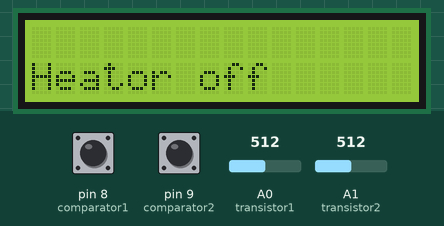
Simulated run of this sketch. Board: Arduino Uno, built with avr-gcc and run on an emulated ATmega328P. Parts: 16×2 character LCD. Inputs (shaded band) come from the test bench; at power-on: pin 9 (comparator2) HIGH, pin 8 (comparator1) HIGH, A0 (transistor1) = 512, A1 (transistor2) = 512. EEPROM starts erased; what the sketch prints to the serial monitor is not drawn.

Above: at 1.2 s.
1.3 s: pin 9 (comparator2) pulled LOW for 0.6 s
At 2.8 s:
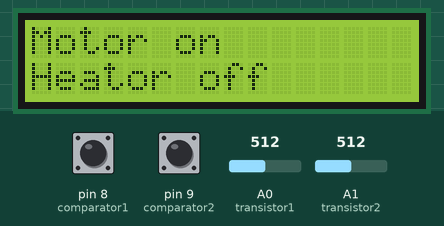
3.5 s: pin 8 (comparator1) pulled LOW for 0.6 s
At 5.6 s:
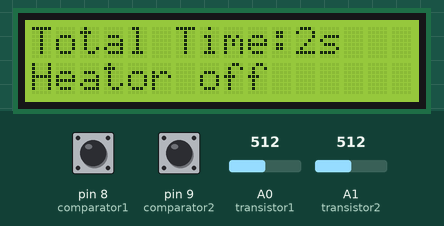
6.1 s: pin 8 (comparator1) pulled LOW for 1 s
At 6.9 s:
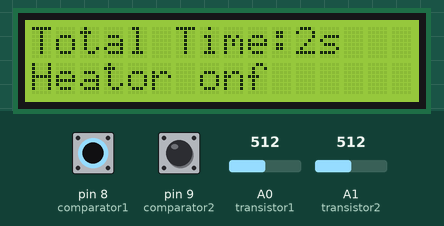
8.6 s: pin 8 (comparator1) pulled LOW for 3.2 s
13.6 s: pin 9 (comparator2) pulled LOW for 1 s
At 13.9 s:
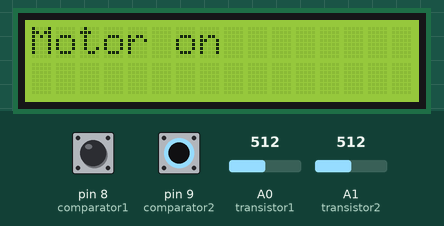
16.1 s: pin 8 (comparator1) driven LOW and pin 9 (comparator2) driven LOW
At 17.4 s:
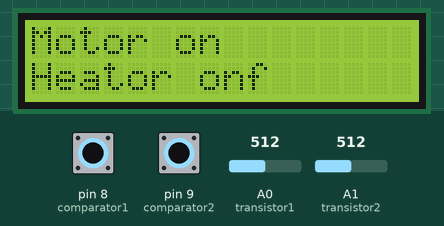
Timing chart, 0 to 18.6 s (numbered marks = the images above; inputs shaded):
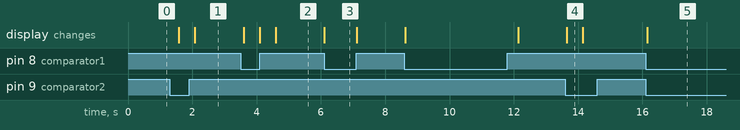

The sketch:

WaterController_copy_20250302122617.ino
```cpp
#include <LiquidCrystal.h>
#include <EEPROM.h>
LiquidCrystal lcd(2,3,4,5,6,7);

unsigned long startTime = 0;
unsigned long stopTime = 0;
unsigned long totalTime = 0;
const int eepromAddress = 0;
unsigned long storedTime;
bool timerRunning = false;
const int startbuttonpin = 8;
const int stopbuttonpin = 9;
const int transistor1 = A0;
const int transistor2 = A1;
const int comparator1 = 8;
const int comparator2 = 9;

void setup() {
  pinMode(transistor1,INPUT);
  pinMode(transistor2,INPUT);
  pinMode(comparator1,INPUT);
  pinMode(comparator2,INPUT);
  lcd.begin(16,2);

  pinMode(8,INPUT_PULLUP);
  pinMode(9,INPUT_PULLUP);
  EEPROM.get(eepromAddress,storedTime);
  Serial.begin(96000);
  Serial.print("Stored Time:");
  Serial.println(storedTime);
  Serial.println("s");
}

void loop() {
  int tran1 =analogRead(transistor1);
  Serial.print(tran1);Serial.print("\t");
  int tran2 =analogRead(transistor2);
  Serial.println(tran2);
  int comp1 = digitalRead(comparator1);
  int comp2 = digitalRead(comparator2);
  if(comp1 == LOW)
  {
    lcd.setCursor(0,2);
    lcd.print("Heator on");
  }
  else
  {
     lcd.setCursor(0,2);
    lcd.print("Heator off");
  }
  if(comp1 == HIGH && comp2 == LOW && !timerRunning)
  {
    startTime = millis();
    timerRunning =true;
    lcd.clear();
    lcd.print("Motor on");
    Serial.println("Motor on");
  }
  else if(comp1 == LOW && comp2 == HIGH && timerRunning)
  {
    stopTime = millis();
    timerRunning =false;
    unsigned long elapsedTime =stopTime -startTime;
    totalTime += elapsedTime;
    lcd.clear();
    lcd.print("Total Time:");
    lcd.print(totalTime / 1000);
    lcd.print("s");
    EEPROM.put(eepromAddress,totalTime);
    Serial.print("Total time:");
    Serial.print(totalTime/1000);
    Serial.print("s");
    Serial.println("Motor off");
  }
  delay(500);
}
```

Measured:
- after the input at 1.3 s, the display: first changes after 0.27 s (image 1 shows a later state)
- after the input at 3.5 s, the display: first changes after 0.10 s (image 2 shows a later state)
- after the input at 6.1 s, the display: changes at once (image 3)
- after the input at 13.6 s, the display: changes at once (image 4)
- after the input at 16.1 s, the display: changes after 0.05 s (image 5)
- what the display in image 4 shows lasts 0.5 s, from 13.6 s to 14.1 s
